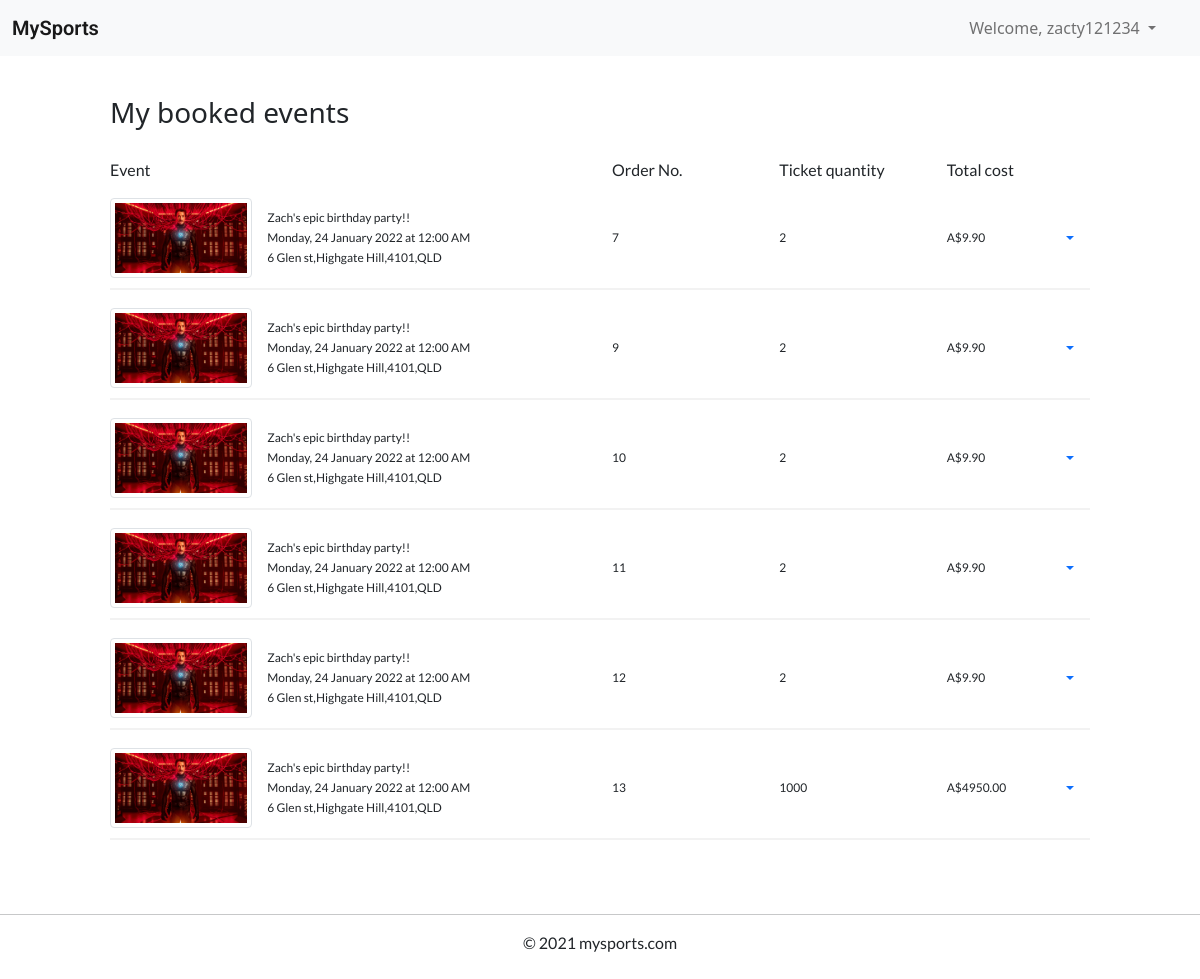
/booked-events (signed in), run on an earlier commit of the app's database.
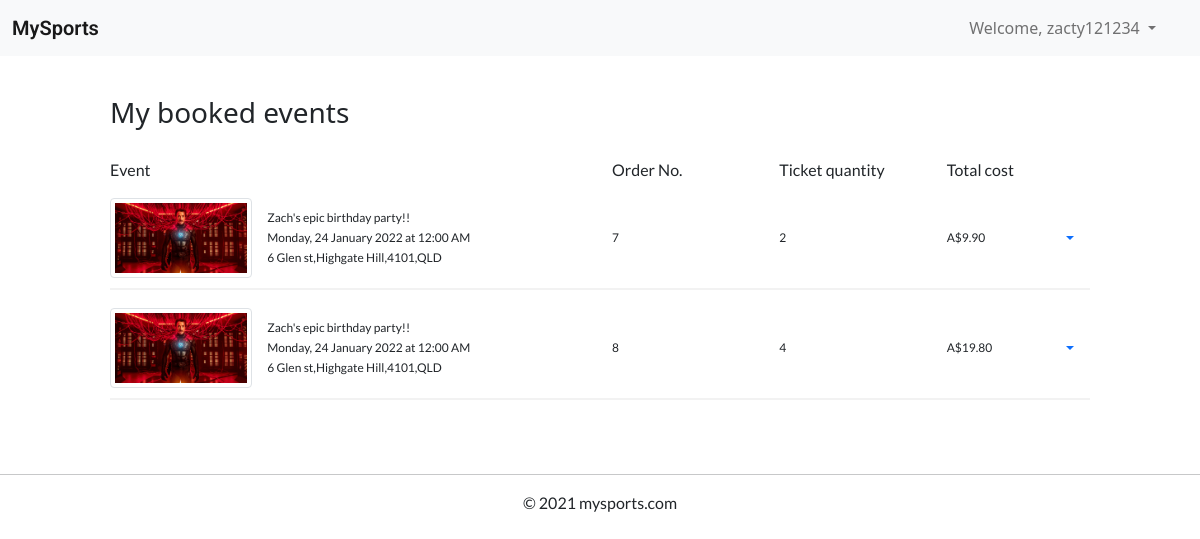
And on a later commit of the database.
### website/models.py (models this page shows, shortened)
class User(db.Model, UserMixin):
    __tablename__='users' # good practice to specify table name
    user_id = db.Column(db.Integer, primary_key=True, autoincrement=True)
    username = db.Column(db.String(20), index=True, unique=True)
    email = db.Column(db.String(100), index=True, unique=True)
    contact_number = db.Column(db.Integer, unique=True, index=True)
    password_hash = db.Column(db.String(255), nullable=False)
    comments = db.relationship('Comment')
    events = db.relationship('Event')
    orders = db.relationship('Order')

class Order(db.Model):
    __tablename__ = 'orders'
    order_id = db.Column(db.Integer, primary_key=True, autoincrement=True)
    ticket_quantity = db.Column(db.Integer(), default=0)
    order_date = db.Column(db.DateTime())
    total_cost = db.Column(db.Float())
    user_id = db.Column(db.Integer, db.ForeignKey('users.user_id'))
    event_id = db.Column(db.Integer, db.ForeignKey('events.event_id'))
    @property
    def event(self) -> Event:
        return Event.query.filter_by(event_id=self.event_id).first()
    @property
    def total_cost(self) -> float:
        return self.ticket_quantity * self.event.price

class Event(db.Model):
    __tablename__ = 'events'
    event_id = db.Column(db.Integer, primary_key=True, autoincrement=True)
    title = db.Column(db.String(80))
    description = db.Column(db.String(2000))
    sport = db.Column(db.String(20))
    image = db.Column(db.String(100))
    venue = db.Column(db.String(50))
    address = db.Column(db.String(150))
    start_time = db.Column(db.DateTime())
    end_time = db.Column(db.DateTime())
    status = db.Column(db.String(15))
    tickets_total = db.Column(db.Integer())
    price = db.Column(db.Float())
    user_id = db.Column(db.Integer(), db.ForeignKey('users.user_id'))
    orders = db.relationship('Order')
    comments = db.relationship('Comment')
    def formatted_time(self, time:datetime):
        return '{}, {} {} {} at {}'.format(get_day(time.weekday()),
                                                time.day,
                                                get_month(time.month - 1),
                                                time.year,
                                                time.strftime("%I:%M %p"))

### website/views.py (the view)
@bp.route('/booked-events')
@login_required
def booked_events():
    orders = current_user.orders
    return render_template('booked_events.html', orders=orders)

### website/models.py (called while the page is built)
def get_day(day:int):
    return days_of_week[day]

def get_month(month:int):
    return months[month]

### website/templates/booked_events.html (shortened to what this page needs)
{% extends "base.html" %}
{% block content %}
<div class="container-fluid">
  <div class="col-12 col-lg-10 mx-auto">
    <div class="div-2"></div>
    <h3>My booked events</h3>
    <div class="div-1"></div>
    <div class="row">
      <div class="col-6">
        <p>Event</p>
      </div>
      <div class="col-2">
        <p>Order No.</p>
      </div>
      <div class="col-2">
        <p>Ticket quantity</p>
      </div>
      <div class="col-2">
        <p>Total cost</p>
      </div>
    </div>
    {% if orders|length > 0 %}
    {% for order in orders %}
    <div class="my-event-container">
      <div class="row">
        <div class="col-6 d-flex">
          <img class="img-fluid img-thumbnail float-left my-auto"
            src="{{ url_for('main.download', filename=order.event.image) }}">
          <div class="my-auto">
            <p>{{ order.event.title }}</p>
            <p>{{ order.event.formatted_time(order.event.start_time) }}</p>
            <p>{{ order.event.address }}</p>
          </div>
        </div>
        <div class="col-2 d-flex">
          <p class="my-auto">{{ order.order_id|string }}</p>
        </div>
        <div class="col-2 d-flex">
          <p class="my-auto">{{ order.ticket_quantity }}</p>
        </div>
        <div class="col-2 d-flex">
          <p class="my-auto">A${{ "%.2f"|format(order.total_cost) }}</p>
          <div class="dropdown my-auto ms-auto">
            <a class="nav-link dropdown-toggle" href="#" data-bs-toggle="dropdown"></a>
          </div>
        </div>
      </div>
    </div>
    <div class="div-1"></div>
    {% endfor %}
    {% else %}
    <div class="div-1"></div>
    <p>You have no booked events to display</p>
    <div class="div-1"></div>
    {% endif %}
  </div>
</div>
<div class="div-2"></div>
{% endblock %}

### website/templates/base.html (shortened to what this page needs)
<!doctype html>
<html>
<head>
  <link rel="stylesheet" href="{{ url_for('static', filename='css/style.css') }}">
    <link href="https://cdn.jsdelivr.net/npm/bootstrap@5.1.0/dist/css/bootstrap.min.css" rel="stylesheet"
>
  </head>
<body>
    <nav class="navbar navbar-expand-lg navbar-light bg-light">
        <div class="container-fluid">
          <a class="navbar-brand" href="{{ url_for('main.index') }}">MySports</a>
          <div class="collapse navbar-collapse" id="navbarScroll">
            <div class="div-1"></div>
              {% if current_user.is_authenticated %}
              <ul class="navbar-nav my-2 my-lg-0 d-flex ms-auto me-4" >
                <li class="nav-item dropdown">
                  <a class="nav-link dropdown-toggle" href="#" id="navbarDropdownMenuLink" role="button" data-bs-toggle="dropdown" aria-expanded="false">
                  Welcome, {{ current_user.username }}
                </a>
                {% endif %}
              </li>
            </ul>
          </div>
        </div>
      </nav>
    <main>
        {% block content %}{% endblock %}
    </main>
    <footer>
        <div class="myfooter">
            <hr>
            <p>© 2021 mysports.com</p>
            <div style="padding: 30px;"></div>
        </div>
    </footer>
</body>
</html>

### website/static/css/style.css (style rules this page uses)
.myfooter { text-align: center; }
.div-1 { padding: 10px; }
.div-2 { padding: 20px; }
p { font-family: 'Lato', sans-serif; }
.navbar-brand { font-family: 'Roboto', sans-serif; font-weight: 600; font-size: 25px; }
body, html { height: 100%; }
div.my-event-container { box-shadow: 0px 2px 0px 0px rgb(0 0 0 / 5%); padding-bottom: 10px; }
div.my-event-container p { font-size: 12px; padding: 0px; margin: 2px 0; }
div.my-event-container img { height: 80px; aspect-ratio: 16 / 9; object-fit: cover; margin-right: 15px; }
.float-left { float: left; }

What changed in the data, as far as the page shows it:
no longer on this page (row edited): Order: image (picture), event "Zach's epic birthday party!!", event.formatted_time "Monday, 24 January 2022 at 12:00 AM", event.address "6 Glen st,Highgate Hill,4101,QLD", order_id "9", ticket_quantity "2", total_cost "9.90"
removed Order: image (picture), event "Zach's epic birthday party!!", event.formatted_time "Monday, 24 January 2022 at 12:00 AM", event.address "6 Glen st,Highgate Hill,4101,QLD", order_id "10", ticket_quantity "2", total_cost "9.90"
removed Order: image (picture), event "Zach's epic birthday party!!", event.formatted_time "Monday, 24 January 2022 at 12:00 AM", event.address "6 Glen st,Highgate Hill,4101,QLD", order_id "11", ticket_quantity "2", total_cost "9.90"
removed Order: image (picture), event "Zach's epic birthday party!!", event.formatted_time "Monday, 24 January 2022 at 12:00 AM", event.address "6 Glen st,Highgate Hill,4101,QLD", order_id "12", ticket_quantity "2", total_cost "9.90"
removed Order: image (picture), event "Zach's epic birthday party!!", event.formatted_time "Monday, 24 January 2022 at 12:00 AM", event.address "6 Glen st,Highgate Hill,4101,QLD", order_id "13", ticket_quantity "1000", total_cost "4950.00"
added Order: image (picture), event "Zach's epic birthday party!!", event.formatted_time "Monday, 24 January 2022 at 12:00 AM", event.address "6 Glen st,Highgate Hill,4101,QLD", order_id "8", ticket_quantity "4", total_cost "19.80"
